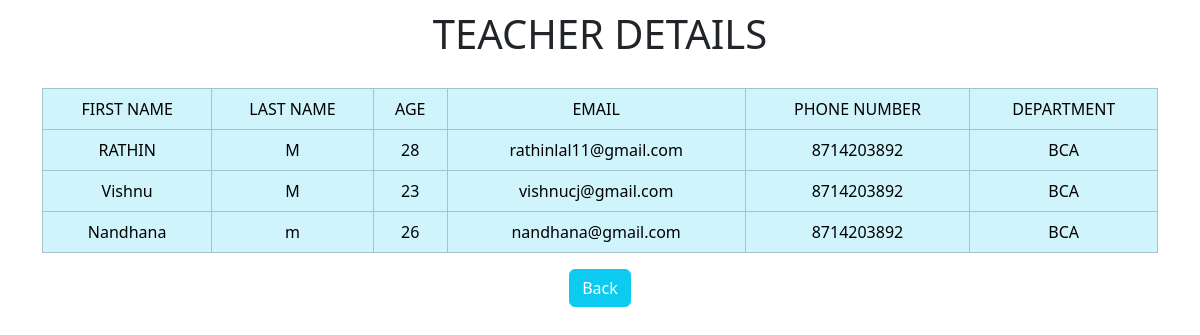
The page /studentDetails/ on the database as committed earlier.
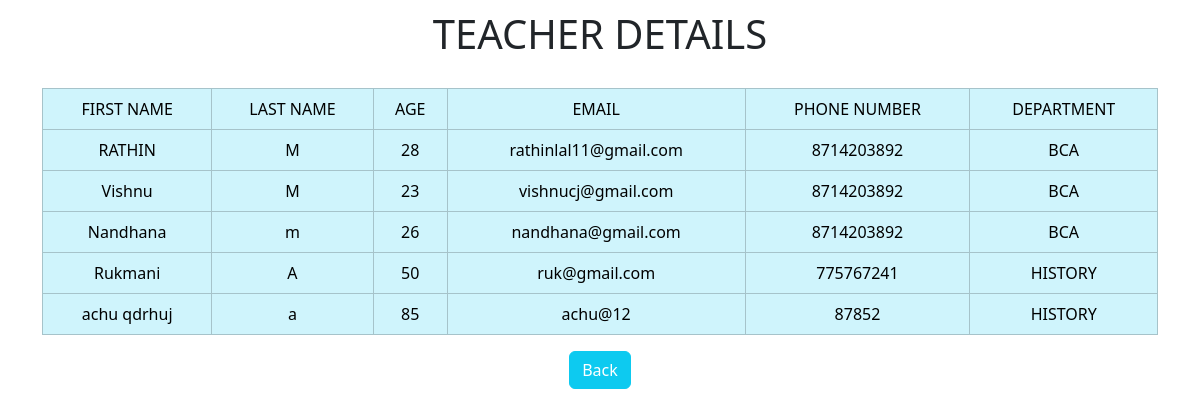
The same page on the database as committed later.
### school_m/models.py (models this page shows)
class Student1(models.Model):
    department_id = models.ForeignKey(Department,on_delete=models.CASCADE)
    stud_id = models.ForeignKey(User,on_delete=models.CASCADE)
    age = models.IntegerField()
    phone = models.BigIntegerField()
    class Meta:
        db_table = 'STUDENT 1'

class User (AbstractUser):
    user_type = models.CharField(max_length=30)
    class Meta:
        db_table = 'USER'

class Department(models.Model):
    department_name = models.CharField(max_length=50)
    class Meta:
        db_table = 'DEPARTMENT'

### school_m/views.py (the view)
# urls.py: path('studentDetails/', views.student_details, ),
def student_details(request):
    data= Student1.objects.filter(stud_id__is_active=True)
    return render(request,'student_details.html',{'data':data})

### school_m/templates/student_details.html (shortened to what this page needs)
<!DOCTYPE html>
<html lang="en">
<head>
    <link href="https://cdn.jsdelivr.net/npm/bootstrap@5.3.8/dist/css/bootstrap.min.css" rel="stylesheet"
>
     <link rel="stylesheet" href="https://cdnjs.cloudflare.com/ajax/libs/remixicon/4.6.0/remixicon.css"
 />
</head>
<body style="text-align: center; padding: 10px;">
<h1>TEACHER DETAILS</h1>
    <div class="container">
        <table class="table table-info table-bordered table-hover">
            <tr>
                <td>FIRST NAME</td>
                <td>LAST NAME</td>
                <td>AGE</td>
                <td>EMAIL</td>
                <td>PHONE NUMBER</td>
                <td>DEPARTMENT</td>
            </tr>
            {% for i in data %}
              <tr>
                <td>{{i.stud_id.first_name}}</td>
                <td>{{i.stud_id.last_name}}</td>
                <td>{{i.age}}</td>
                <td>{{i.stud_id.email}}</td>
                <td>{{i.phone}}</td>
                <td>{{i.department_id.department_name}}</td>
              </tr>
            {% endfor %}
        </table>
        <button class="btn btn-info" style="margin-left: 0px;"><a href="/addmin/"   style="text-decoration: none;color: white;">Back</a></button>
    </div>
</body>
</html>

Rows that differ between the two databases and show on the page:
added Student1: stud_id.first_name "Rukmani", stud_id.last_name "A", age "50", stud_id.email "ruk@gmail.com", phone "775767241", department_id.department_name "HISTORY"
added Student1: stud_id.first_name "achu qdrhuj", stud_id.last_name "a", age "85", stud_id.email "achu@12", phone "87852", department_id.department_name "HISTORY"
